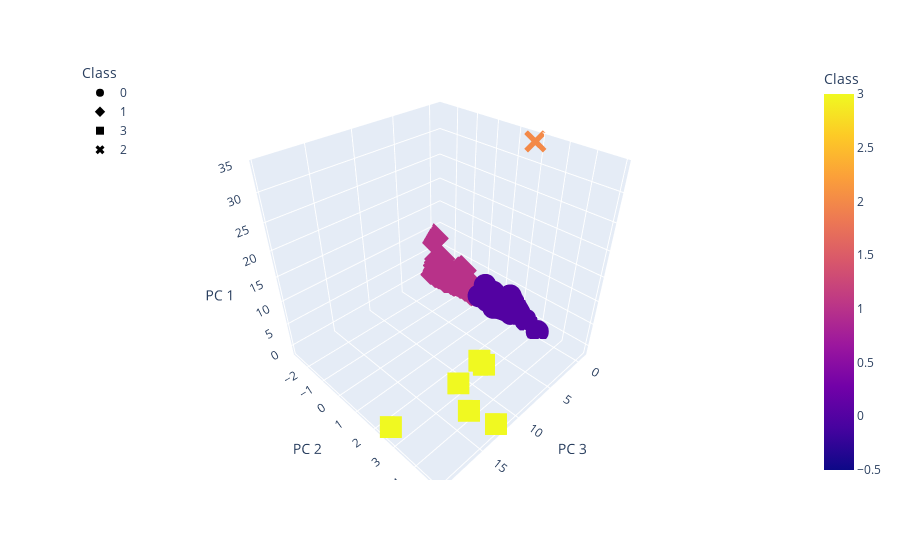

Notebook source saved alongside this figure:
### Markdown cell above
### Visualizing Results

#### 3D-Scatter with Clusters

### Code cell
# Create a 3D-Scatter with the PCA data and the clusters

# Since we have three principal components, a 3D-Scatter plot is going to be created.
fig = px.scatter_3d(
    clustered_df,
    x="PC 3",
    y="PC 2",
    z="PC 1",
    color="Class",
    symbol="Class",
    width=500,
    hover_name="CoinName", 
    hover_data=["Algorithm"]
)
fig.update_layout(legend=dict(x=0, y=1))
fig.show()

### Figure 1 — Plotly figure (JSON) as saved in the notebook; plotly's stock layout.template omitted (floating-point values rounded to 4 significant figures; data arrays with more than 128 entries replaced by an {"elided": "..."} marker saying what was removed)
{"data": [{"customdata": {"elided": "286x1 str values"}, "hovertemplate": "<b>%{hovertext}</b><br><br>Class=%{marker.color}<br>PC 3=%{x}<br>PC 2=%{y}<br>PC 1=%{z}<br>Algorithm=%{customdata[0]}<extra></extra>", "hovertext": {"elided": "286 str values"}, "legendgroup": "0", "marker": {"color": {"elided": "286 int values"}, "coloraxis": "coloraxis", "symbol": "circle"}, "mode": "markers", "name": "0", "scene": "scene", "showlegend": true, "type": "scatter3d", "x": {"elided": "286 float values"}, "y": {"elided": "286 float values"}, "z": {"elided": "286 float values"}}, {"customdata": {"elided": "240x1 str values"}, "hovertemplate": "<b>%{hovertext}</b><br><br>Class=%{marker.color}<br>PC 3=%{x}<br>PC 2=%{y}<br>PC 1=%{z}<br>Algorithm=%{customdata[0]}<extra></extra>", "hovertext": {"elided": "240 str values"}, "legendgroup": "1", "marker": {"color": {"elided": "240 int values"}, "coloraxis": "coloraxis", "symbol": "diamond"}, "mode": "markers", "name": "1", "scene": "scene", "showlegend": true, "type": "scatter3d", "x": {"elided": "240 float values"}, "y": {"elided": "240 float values"}, "z": {"elided": "240 float values"}}, {"customdata": [["Proof-of-BibleHash"], ["SHA-256 + Hive"], ["Proof-of-Authority"], ["ECC 256K1"], ["SHA3-256"], ["Leased POS"]], "hovertemplate": "<b>%{hovertext}</b><br><br>Class=%{marker.color}<br>PC 3=%{x}<br>PC 2=%{y}<br>PC 1=%{z}<br>Algorithm=%{customdata[0]}<extra></extra>", "hovertext": ["BiblePay", "LitecoinCash", "Poa Network", "Acute Angle Cloud", "Fiii", "Waves"], "legendgroup": "3", "marker": {"color": [3, 3, 3, 3, 3, 3], "coloraxis": "coloraxis", "symbol": "square"}, "mode": "markers", "name": "3", "scene": "scene", "showlegend": true, "type": "scatter3d", "x": [13.4, 7.954, 19.53, 12.56, 7.811, 11.48], "y": [3.951, 2.86, 2.6, 4.877, 2.587, 2.79], "z": [-0.09695, -0.5074, -0.0989, -0.7214, -0.6029, -0.6807]}, {"customdata": [["TRC10"]], "hovertemplate": "<b>%{hovertext}</b><br><br>Class=%{marker.color}<br>PC 3=%{x}<br>PC 2=%{y}<br>PC 1=%{z}<br>Algorithm=%{customdata[0]}<extra></extra>", "hovertext": ["BitTorrent"], "legendgroup": "2", "marker": {"color": [2], "coloraxis": "coloraxis", "symbol": "x"}, "mode": "markers", "name": "2", "scene": "scene", "showlegend": true, "type": "scatter3d", "x": [-0.7302], "y": [1.848], "z": [33.91]}], "layout": {"autosize": true, "coloraxis": {"colorbar": {"title": {"text": "Class"}}, "colorscale": [[0, "#0d0887"], [0.1111, "#46039f"], [0.2222, "#7201a8"], [0.3333, "#9c179e"], [0.4444, "#bd3786"], [0.5556, "#d8576b"], [0.6667, "#ed7953"], [0.7778, "#fb9f3a"], [0.8889, "#fdca26"], [1, "#f0f921"]]}, "legend": {"title": {"text": "Class"}, "tracegroupgap": 0, "x": 0, "y": 1}, "margin": {"t": 60}, "scene": {"aspectmode": "auto", "aspectratio": {"x": 1, "y": 1, "z": 1}, "domain": {"x": [0, 1], "y": [0, 1]}, "xaxis": {"title": {"text": "PC 3"}, "type": "linear"}, "yaxis": {"title": {"text": "PC 2"}, "type": "linear"}, "zaxis": {"title": {"text": "PC 1"}, "type": "linear"}}}}
